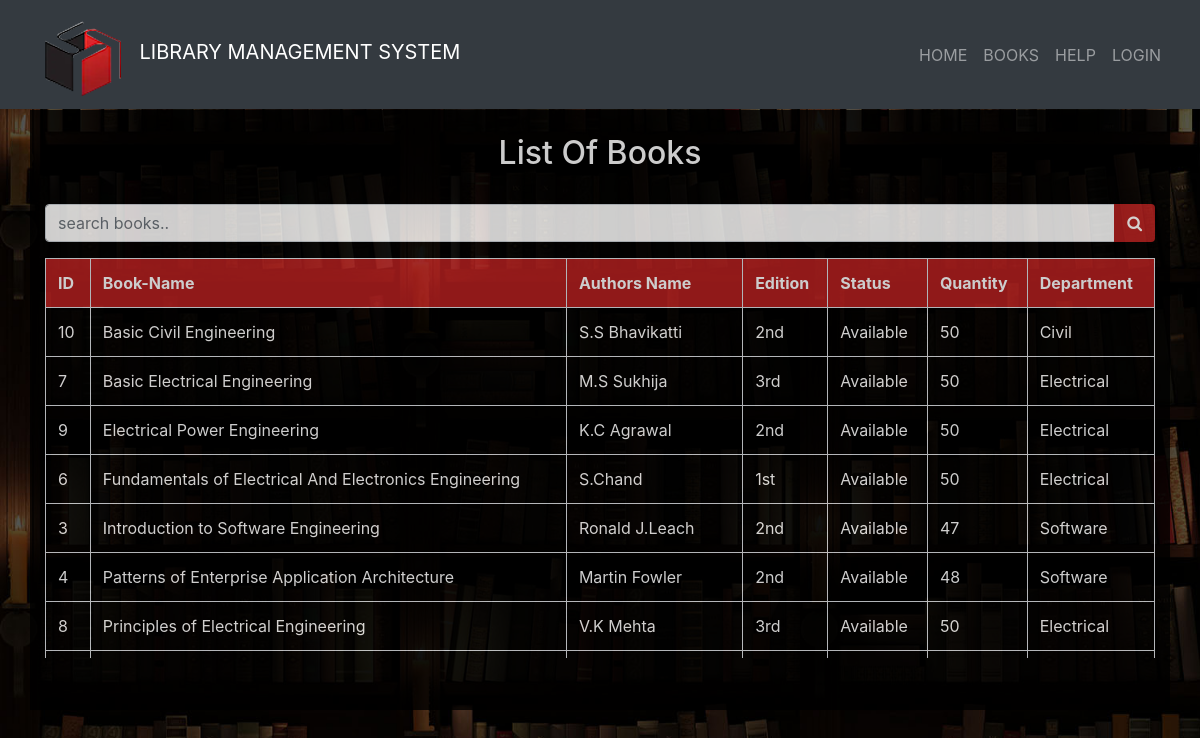
Screenshot of /student/books.php with the database file from the repository.
### tables this page shows
CREATE TABLE `books` (
  `bid` int(100) NOT NULL,
  `name` varchar(100) NOT NULL,
  `authors` varchar(100) NOT NULL,
  `edition` varchar(100) NOT NULL,
  `status` varchar(100) NOT NULL,
  `quantity` int(100) NOT NULL,
  `department` varchar(100) NOT NULL
);

### student/books.php (the view, shortened to what this page needs)
<?php
  include "connection.php";
  include "navbar.php";
?>
<!DOCTYPE html>
<html>
		<head>
		</head>
		<body>
						<div id="main">
									<div class="container">
											    <br>
												<h2 style="text-align:center">List Of Books</h2>
												<br>
												<div class="srch">
														<form method="post" name="form1" >
																<div class="input-group mb-3">
																	<input class="form-control" type="text" name="search" placeholder="search books.." required="" style="width:200px">
																	<div class="input-group-append">
																		<button style="background-color: #b52020;color:white;s" type="submit" name="submit" class="btn btn-default">
																			<i class="fa fa-search"></i>
																		</button>
																	</div>
																</div>
														</form>
													</div>
													<div class="table-wrapper-scroll-y my-custom-scrollbar">
														  <?php
															    if(isset($_POST['submit'])){
															         	$q=mysqli_query($db,"SELECT * from books where name like '%$_POST[search]%' ");
																		if(mysqli_num_rows($q)==0){
																			echo "Sorry! No book found. Try searching again.";
																		}
																		else{
																			echo "<table class='table table-bordered table-hover' >";
																			echo "<tr style='background-color: #b52020;'>";
																			echo "<th>"; echo "ID";	echo "</th>";
																			echo "<th>"; echo "Book-Name";  echo "</th>";
																			echo "<th>"; echo "Authors Name";  echo "</th>";
																			echo "<th>"; echo "Edition";  echo "</th>";
																			echo "<th>"; echo "Status";  echo "</th>";
																			echo "<th>"; echo "Quantity";  echo "</th>";
																			echo "<th>"; echo "Department";  echo "</th>";
																			echo "</tr>";
																			while($row=mysqli_fetch_assoc($q)){
																					echo "<tr>";
																					echo "<td>"; echo $row['bid']; echo "</td>";
																					echo "<td>"; echo $row['name']; echo "</td>";
																					echo "<td>"; echo $row['authors']; echo "</td>";
																					echo "<td>"; echo $row['edition']; echo "</td>";
																					echo "<td>"; echo $row['status']; echo "</td>";
																					echo "<td>"; echo $row['quantity']; echo "</td>";
																					echo "<td>"; echo $row['department']; echo "</td>";
																					echo "</tr>";
																		   }
																		    echo "</table>";
																		}
															    }
																else{
																	$res=mysqli_query($db,"SELECT * FROM `books` ORDER BY `books`.`name` ASC;");
																	echo "<table class='table table-bordered table-hover' >";
																	echo "<tr style='background-color: #b52020;'>";
																	echo "<th>"; echo "ID";	echo "</th>";
																	echo "<th>"; echo "Book-Name";  echo "</th>";
																	echo "<th>"; echo "Authors Name";  echo "</th>";
																	echo "<th>"; echo "Edition";  echo "</th>";
																	echo "<th>"; echo "Status";  echo "</th>";
																	echo "<th>"; echo "Quantity";  echo "</th>";
																	echo "<th>"; echo "Department";  echo "</th>";
																	echo "</tr>";
																	while($row=mysqli_fetch_assoc($res)){
																		echo "<tr>";
																		echo "<td>"; echo $row['bid']; echo "</td>";
																		echo "<td>"; echo $row['name']; echo "</td>";
																		echo "<td>"; echo $row['authors']; echo "</td>";
																		echo "<td>"; echo $row['edition']; echo "</td>";
																		echo "<td>"; echo $row['status']; echo "</td>";
																		echo "<td>"; echo $row['quantity']; echo "</td>";
																		echo "<td>"; echo $row['department']; echo "</td>";
																		echo "</tr>";
																	}
																	echo "</table>";
																}
														?>
											      </div>
						         </div>
		</body>
</html>

### student/style.css (style rules this page uses)
html, body, div, span, object, iframe, h1, h2, h3, h4, h5, h6, p, blockquote, pre, abbr, address, cite, code, del, dfn, em, img, ins, kbd, q, samp, small, strong, sub, sup, var, b, i, dl, dt, dd, ol, ul, li, fieldset, form, label, legend, table, caption, tbody, tfoot, thead, tr, th, td, article, aside, canvas, details, figcaption, figure, footer, header, hgroup, menu, nav, section, summary, time, mark, audio, video { margin:0; padding:0; border:0; outline:0; font-size:100%; vertical-align:baseline; background:transparent; }
body { line-height:1; }
table { border-collapse:collapse; border-spacing:0; }
input, select { vertical-align:middle; }
input { height:25px; width:300px; }

### student/books.php (style rules this page uses)
.my-custom-scrollbar { position: relative; height: 400px; overflow: auto; }
.table-wrapper-scroll-y { display: block; }
body { height:720px; background-image:url("images/book_list.jpg"); background-size: 100% 800px; background-repeat: no-repeat; }
#main { transition: margin-left .5s; padding: 19px; }
.container { margin-top:-18px; height: 600px; background-color: black; opacity: .8; color: white; }
td { color:white; }
th { color:white; }

### rows the page displays
books: bid "10", name "Basic Civil Engineering", authors "S.S Bhavikatti", edition "2nd", status "Available", quantity "50", department "Civil"
books: bid "7", name "Basic Electrical Engineering", authors "M.S Sukhija", edition "3rd", status "Available", quantity "50", department "Electrical"
books: bid "9", name "Electrical Power Engineering", authors "K.C Agrawal", edition "2nd", status "Available", quantity "50", department "Electrical"
books: bid "6", name "Fundamentals of Electrical And Electronics Engineering", authors "S.Chand", edition "1st", status "Available", quantity "50", department "Electrical"
books: bid "3", name "Introduction to Software Engineering", authors "Ronald J.Leach", edition "2nd", status "Available", quantity "47", department "Software"
books: bid "4", name "Patterns of Enterprise Application Architecture", authors "Martin Fowler", edition "2nd", status "Available", quantity "48", department "Software"
books: bid "8", name "Principles of Electrical Engineering", authors "V.K Mehta", edition "3rd", status "Available", quantity "50", department "Electrical"
